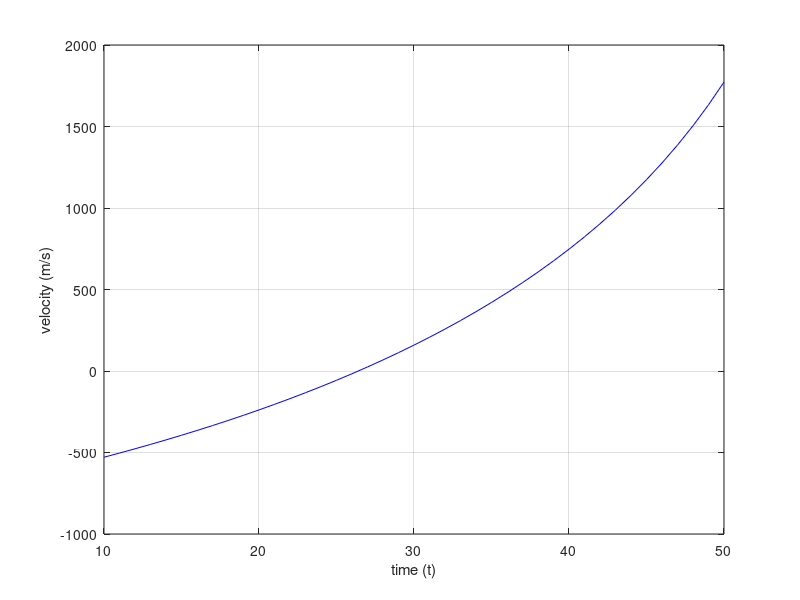

Write MATLAB code to recreate this figure. (Note: this script raises an error after producing the figure.)
clear all;
clear variables;

u = 1800;       % m/s
m0 = 160000;    % kg
q = 2600;       % kg/s
g = 9.81;        % m/s^2
vf = 750;       % m/s

v = @(t) u.*log(m0./(m0 - q.*t)) - g.*t - vf;

td = 10:50;
vt = v(td);
plot(td, vt, 'b');
grid on
hold off
xlabel('time (t)');
ylabel('velocity (m/s)');
ax = gca;
ax.XAxisLocation = 'origin';
ax.YAxisLocation = 'origin';

%using secant method
counter = 1;
n = 1000;
t1 = 25;
t2 = 30;
tolerance = 0.01;
while(counter <= n)
    counter = counter + 1;
    t3 = (t1*v(t2) - t2*v(t1)) / (v(t2) - v(t1));
    if abs(v(t3)) < tolerance, break, end
    t1 = t2;
    t2 = t3;
end
disp(t3);